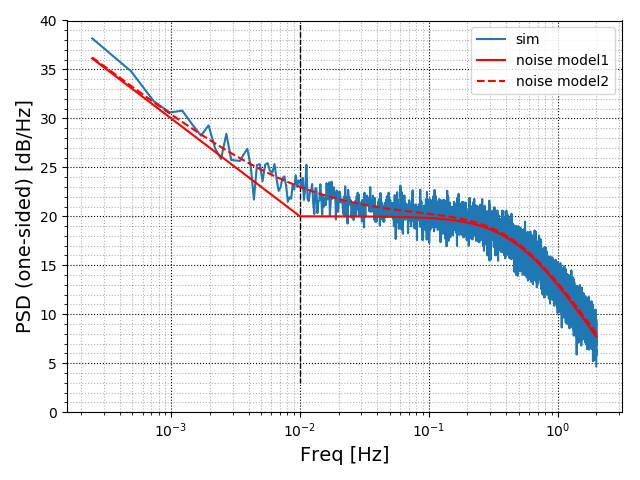

The script that saved this image:
#! /usr/bin/env python3
# -*- coding: utf-8 -*-
# ---------------------------------------------------------------------------
# [File Name]    : pink_white_lpf.py
# ---------------------------------------------------------------------------
import numpy as np
from scipy import fftpack
from scipy import signal
import matplotlib.pyplot as plt
'''
[Purpose]
下記サイトのコードを参考にPink Noise(1/f)を生成．
https://gist.github.com/zonca/979729
データ数がLとFsplで決まるように変更を加えている．
[History]
 1.00 pink_white.pyのver3.00からfork.
      White Noiseの折り返しなし．高域(F0)でWhite Noise減衰．
'''


def main():
    Fspl      = 4          # [Hz] Sampling Freq
    Alpha     = .5         # Slope of Pink Noise(0.5でFlicker Noise)
    L         = 2**14 * 16 # データ数
    nperseg   = 2**14      # welchでスペクトル推定するときのセグメントデータ数(<=L)
    t         = np.arange(0, 1024 + L/Fspl, 1/Fspl)
    Pw_sim_dB = 20         # PSD by Spice Sim at white. (one-sided) [dB/Hz]
    F0        = 0.5        # Noise Band Width by Spice Sim
    Ffli      = 10**(-3)   # probing frequency of flicker noise
    Pf_sim_dB = 30         # PSD by Sim at Ffli. (one-sided) [dB/Hz]

    # Spice Sim結果からWhite Noise成分のσを算出
    Pw_sim   = 10**(Pw_sim_dB / 10) # [V**2/Hz]
    sigmaWhi = np.sqrt(Pw_sim * Fspl / 2)  # White Noise σ．np.random.normalで使用

    # FsplでサンプリングしたときのWhite Noiseの高さ(Pw)
    Pw = Pw_sim

    # コーナー周波数
    Pf_sim = 10**(Pf_sim_dB / 10) # [V**2/Hz]
    Knee = Pf_sim / Pw * Ffli     # Corner Freq

    print('sigmaWhi = {0:.3f}'.format(sigmaWhi))
    print('Knee = {0:e}'.format(Knee))

    # %% generate white noise in time domain
    wn = np.random.normal(0., sigmaWhi, len(t))

    # %% FFT
    Swhi = fftpack.fft(wn)
    fre = fftpack.fftfreq(len(t), d=1./Fspl)

    # %% shaping in freq domain
    Spink = Swhi * pinkLpfShaping(fre, Knee, Alpha, F0)

    # %% Inverse-FFT
    Tpink_re_im = fftpack.ifft(Spink)
    Tpink  = np.real(Tpink_re_im) # 虚部(位相)の情報は現実世界のノイズには載らないので無視

    # %% Calculating PSD by welch
    NFFT = 2**nextpow2minus1(len(Tpink))
    Tfft = Tpink[-int(NFFT):]
    freq, Pxx = signal.welch(x=Tfft, fs=Fspl, window='boxcar',
                             nperseg=nperseg, noverlap=None,  # 50% overlap
                             nfft=None, detrend='constant',  # constant,linear
                             return_onesided=True)

    # %% plot
    plotFreq(Pxx, freq, Knee, Alpha, sigmaWhi, Fspl, F0)


def nextpow2(L):
    """
    :param TYPE L: データ数
    :rtype: 指定値以上の最小の 2 のべき乗の指数(2**m_iはL以上になる)
    """
    m_f = np.log2(L)
    m_i = np.ceil(m_f)
    return int(m_i)


def nextpow2minus1(L):
    """
    :param TYPE L: データ数
    :rtype: 指定値以下の最大の 2 のべき乗の指数(2**m_iはL以下になる)
    """
    m_f = np.log2(L)
    m_i = np.floor(m_f)
    return int(m_i)


def pinkShapingTwoside(f, knee, alpha):
    """
    kneeよりも低周波は1/f**(-alpha)，kneeよりも高周波は1となる1d-arrayを返す．
    :param TYPE f: FFT(fftfreq)の結果，返ってきた周波数．
                   [0, Δf, 2Δf, ..., Fs/2-Δf, -Fs/2, -Fs/2+Δf, ..., -Δf]
    :param TYPE knee: Corner Freq [Hz]
    :param TYPE alpha: Slope of Pink Noise
    :rtype: TYPE
    """
    desc = np.ones_like(f)
    # f[0] = 0なのでそのまま**(-alpha)すると0除算warningが出る．よって除外．
    # for positive frequency
    desc[1:][(f[1:] < knee) & (f[1:] > 0)] = (f[1:][(f[1:] < knee) & (f[1:] > 0)] / knee)**(-alpha)
    # for negative frequency
    desc[1:][(f[1:] > -knee) & (f[1:] < 0)] = np.abs((f[1:][(f[1:] > -knee) & (f[1:] < 0)]) / knee)**(-alpha)
    return desc


def pinkShapingOneside(f, knee, alpha):
    """
    Plot時のNoise Model線を作るための関数．
    kneeよりも低周波は1/f**(-alpha)，kneeよりも高周波は1となる1d-arrayを返す．
    :param TYPE f: FFT(fftfreq)の結果，返ってきた周波数．
                   ただし，f[-1] = -Fs/2 を Fs/2 へ置き換えたものを想定．
                   [0, Δf, 2Δf, ..., Fs/2-Δf, Fs/2]
    :param TYPE knee: Corner Freq [Hz]
    :param TYPE alpha: Slope of Pink Noise
    :rtype: TYPE
    """
    desc = np.ones_like(f)
    # f[0] = 0なのでそのまま**(-alpha)すると0除算warningが出る．よって除外．
    desc[1:][f[1:] < knee] = np.abs((f[1:][f[1:] < knee] / knee)**(-alpha))
    return desc


def pinkLpfShaping(f, knee, alpha, F0):
    """
    one-side, two-side表現のどちらにも適用可能．
    pinkShapingTwoside()だとf=knee付近の盛り上がりが再現できないためこちらを使う．
    kneeよりも低周波は1/f**(-alpha)，kneeよりも高周波は1となる1d-arrayを返す．
    :param TYPE f: FFT(fftfreq)の結果，返ってきた周波数．
                   [0, Δf, 2Δf, ..., Fs/2-Δf, -Fs/2, -Fs/2+Δf, ..., -Δf]
    :param TYPE knee: Corner Freq [Hz]
    :param TYPE alpha: Slope of Pink Noise
    :param TYPE F0: Cut-off freq of LPF [Hz]
    :rtype: TYPE
    """
    # LPF shaping
    desc_lpf = F0 / np.sqrt(F0**2 + f**2)

    desc_f   = np.ones_like(f)
    desc_all = np.ones_like(f)

    # Pink shaping
    # f[0] = 0なのでそのまま**(-alpha)すると0除算warningが出る．よって除外．
    # f = knee [Hz]を基準(x1)にしてFlickerを生成．
    desc_f[1:] = (np.abs(f[1:]) / knee)**(-alpha)
    # White w/ LPFとFlickerの√2乗和で全体のノイズシェイピング倍率を生成．
    desc_all[1:] = np.sqrt(desc_lpf[1:]**2 + desc_f[1:]**2)
    return desc_all


def pinkLpfShapingTwoside(f, knee, alpha, F0):
    """
    kneeよりも低周波は1/f**(-alpha)，kneeよりも高周波は1となる1d-arrayを返す．
    :param TYPE f: FFT(fftfreq)の結果，返ってきた周波数．
                   [0, Δf, 2Δf, ..., Fs/2-Δf, -Fs/2, -Fs/2+Δf, ..., -Δf]
    :param TYPE knee: Corner Freq [Hz]
    :param TYPE alpha: Slope of Pink Noise
    :param TYPE F0: Cut-off freq of LPF [Hz]
    :rtype: TYPE
    """
    # LPF shaping
    desc = np.ones_like(f)
    desc = F0 / np.sqrt(F0**2 + f**2)

    # Pink shaping
    # f[0] = 0なのでそのまま**(-alpha)すると0除算warningが出る．よって除外．
    # for positive frequency
    desc[1:][(f[1:] < knee) & (f[1:] > 0)] = (f[1:][(f[1:] < knee) & (f[1:] > 0)] / knee)**(-alpha)
    # for negative frequency
    desc[1:][(f[1:] > -knee) & (f[1:] < 0)] = np.abs((f[1:][(f[1:] > -knee) & (f[1:] < 0)]) / knee)**(-alpha)

    return desc


def pinkLpfShapingOneside(f, knee, alpha, F0):
    """
    Plot時のNoise Model線を作るための関数．
    kneeよりも低周波は1/f**(-alpha)，kneeよりも高周波は1となる1d-arrayを返す．
    :param TYPE f: FFT(fftfreq)の結果，返ってきた周波数．
                   [0, Δf, 2Δf, ..., Fs/2-Δf, -Fs/2, -Fs/2+Δf, ..., -Δf]
    :param TYPE knee: Corner Freq [Hz]
    :param TYPE alpha: Slope of Pink Noise
    :param TYPE F0: Cut-off freq of LPF [Hz]
    :rtype: TYPE
    """
    desc = np.ones_like(f)
    # LPF shaping
    desc = F0 / np.sqrt(F0**2 + f**2)
    # Pink shaping
    # f[0] = 0なのでそのまま**(-alpha)すると0除算warningが出る．よって除外．
    desc[1:][f[1:] < knee] = np.abs((f[1:][f[1:] < knee] / knee)**(-alpha))
    return desc


def plotFreq(Pxx, freq, Knee, Alpha, sigmaWhi, Fspl, F0):
    """
    DC(freq[0], Pxx[0])は除外してプロットする．
    """
    # plt.close('all')
    fig1 = plt.figure(num=1)
    plt.clf()
    ax1 = fig1.add_subplot(111)

    # %% measured
    PSDpink = 10 * np.log10(Pxx)
    ax1.semilogx(freq[1:], PSDpink[1:], label='sim')
    Pxx_whi = Pxx[freq > Knee]
    PSDpink_whi_ave = 10 * np.log10(np.sum(Pxx_whi) / len(Pxx_whi))
    print('Measured PSD in white noise = {0:.3f} [dB]'.format(PSDpink_whi_ave))

    # %% theory
    PSDtheo1 = 10 * np.log10(pinkLpfShapingOneside(freq, Knee, Alpha, F0)**2 * 2*sigmaWhi**2 / Fspl)
    ax1.semilogx(freq[1:], PSDtheo1[1:], 'r',label='noise model1')
    # print('Theoretical PSDwhi noise floor = {0:.3f} [dB]'.format(PSDtheo1[-1]))

    PSDtheo2 = 10 * np.log10(pinkLpfShaping(freq, Knee, Alpha, F0)**2 * 2*sigmaWhi**2 / Fspl)
    ax1.semilogx(freq[1:], PSDtheo2[1:], '--', color='r',label='noise model2')

    # %% decoration
    ax1.vlines(Knee, *plt.ylim(), linestyles='dashed', lw=1)
    ax1.set_xlabel('Freq [Hz]', fontsize=14)
    ax1.set_ylabel('PSD (one-sided) [dB/Hz]', fontsize=14)
    ax1.set_ylim([0, 40])
    # ax1.set_title('Amplitude spectrum')
    ax1.legend(loc='best')
    ax1.minorticks_on()
    ax1.grid(b=True, which='major', color='k', linestyle=':')
    ax1.grid(b=True, which='minor', color='k', linestyle=':', alpha=0.3)

    fig1.tight_layout()
    fig1.savefig('pink_white_lpf.png')
    plt.show(block=False)


if __name__ == '__main__':
    main()
